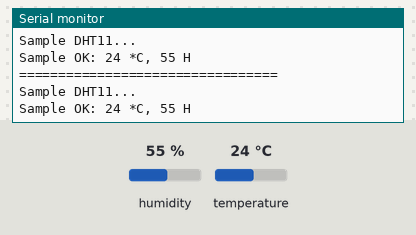
Recording of a program running on a simulated ESP8266 (NodeMCU). Parts: the last lines printed to the serial monitor. The inputs (shaded band) are chosen by the test bench; at power-on: humidity 55 %, temperature 24 °C.

Above: at 2.3 s.
2.4 s: humidity set to 22 %
At 4.2 s:
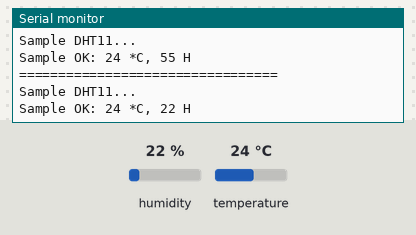
4.5 s: temperature set to 12 °C
At 5.1 s:
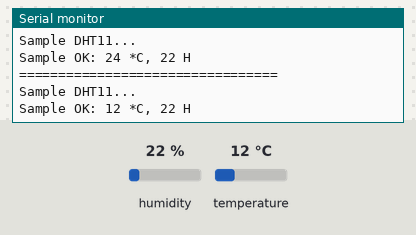
6.6 s: humidity set to 40 %
At 8.9 s:
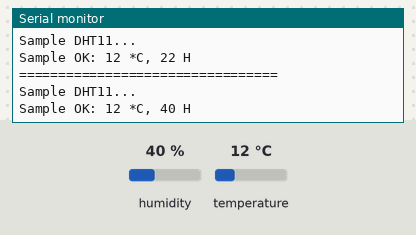
Timing chart, 0 to 10.4 s (numbered marks = the images above; inputs shaded):
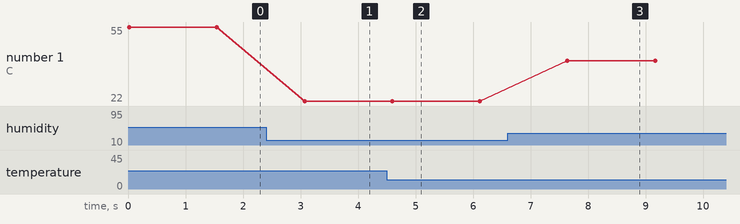

Measured:
- after the input at 2.4 s, the serial monitor: prints a new line after 0.67 s (image 1)
- after the input at 4.5 s, the serial monitor: prints a new line after 0.09 s (image 2)
- after the input at 6.6 s, the serial monitor: prints a new line after 1.0 s (image 3)
- plotted number 1: 55 → 22 after the input at 2.4 s, 22 → 40 after the input at 6.6 s

The program:

main.cpp
```cpp
#include <Arduino.h>
#include <SimpleDHT.h>

#define DHT11_PIN 2
#define SECONDS 1.5
#define T_DELAY SECONDS * 1000

// Globals
SimpleDHT11 dht11(DHT11_PIN);

byte temperature;
byte humidity;
int err;

void setup()
{
    Serial.begin(9600);
}

void loop()
{
    Serial.println("=================================");
    Serial.println("Sample DHT11...");

    err = SimpleDHTErrSuccess;

    if ((err = dht11.read(&temperature, &humidity, NULL)) != SimpleDHTErrSuccess)
    {
        Serial.print("Read DHT11 failed, err="); Serial.print(SimpleDHTErrCode(err));
        Serial.print(","); Serial.println(SimpleDHTErrDuration(err)); delay(T_DELAY);
        return;
    }

    Serial.print("Sample OK: ");
    Serial.print((int)temperature); Serial.print(" *C, ");
    Serial.print((int)humidity); Serial.println(" H");

    // Sampling rate
    delay(T_DELAY);
}
```
